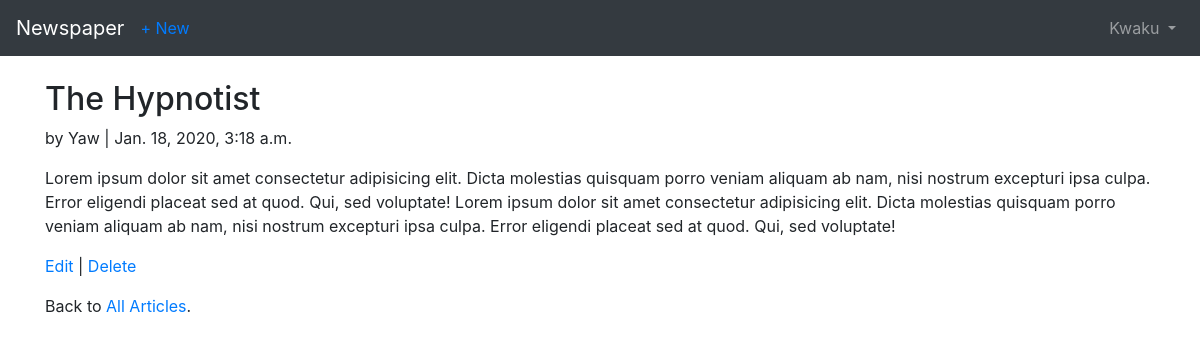
/articles/articles/2/ (signed in), run on the app's committed database.
### users/models.py (models this page shows)
class CustomUser(AbstractUser):
    age = models.PositiveIntegerField(null=True, blank=True)

### articles/models.py (models this page shows, shortened)
class Article(models.Model):
    author = models.ForeignKey(get_user_model(),on_delete=models.CASCADE)
    title = models.CharField(max_length=255)
    body = models.TextField()
    date = models.DateTimeField(auto_now_add=True)

### articles/views.py (the view)
# urls.py: path('articles/<int:pk>/',views.ArticleDetailView.as_view(),name='article_detail'),
class ArticleDetailView(LoginRequiredMixin,DetailView):
    model = Article
    context_object_name = 'article'
    template_name = 'article_detail.html'

### templates/article_detail.html (shortened to what this page needs)
{% extends "base.html" %}
{% block content %}
    <div class="article-entry">
        <h2>{{ object.title }}</h2>
        <p>by {{ object.author }} | {{ object.date }}</p>
        <p>{{ object.body }}</p>
    </div>
    <p>
        <a href="{% url 'article_update' article.pk %}">Edit</a> |
        <a href="{% url 'article_delete' article.pk %}">Delete</a>
    </p>
    <p>Back to <a href="{% url 'article_list' %}">All Articles</a>.</p>
{% endblock content %}

### templates/base.html (shortened to what this page needs)
<!doctype html>
<html lang="en">
  <head>
    <link rel="stylesheet" href="https://stackpath.bootstrapcdn.com/bootstrap/4.4.1/css/bootstrap.min.css">
  </head>
  <body>
    <nav class="navbar navbar-expand-md navbar-dark bg-dark mb-4">
        <a href="{% url 'home' %}" class="navbar-brand">Newspaper</a>
        {% if user.is_authenticated %}
            <ul class="navbar-nav mr-auto">
                <li class="nav-item">
                    <a href="{% url 'article_create' %}">+ New</a>
                </li>
            </ul>
        {% endif %}
        {% if user.is_authenticated %}
        <ul class="navbar-nav ml-auto">
            <li class="nav-item">
                <a class="nav-link dropdown-toggle" href="#" id="userMenu"
                data-toggle="dropdown" aria-haspopup="true" aria-expanded="false">
                    {{ user.username }}
                </a>
            </li>
        </ul>
        {% else %}
        <form class="form-inline ml-auto">
            <a href="{% url 'login' %}" class="btn btn-outline-success my-2 my-sm-0" type="submit">Login</a>
            <a href="{% url 'signup' %}" class="btn btn-outline-primary my-2 my-sm-0 mx-2" type="submit">Sign Up</a>
        </form>
        {% endif %}
    </nav>
    <div class="container">
        {% block content %}
        {% endblock content %}
    </div>
  </body>
</html>

### data on the page
CustomUser: username "Kwaku"
Article: title "The Hypnotist", author "Yaw", date "Jan. 18, 2020, 3:18 a.m.", body "Lorem ipsum dolor sit amet consectetur adipisicing elit. Dicta molestias quisquam porro veniam aliquam ab nam, nisi nostrum excepturi ipsa culpa. Error eligendi placeat sed at quod. Qui, sed voluptate! Lorem ipsum dolor sit amet consectetur adipisicing elit. Dicta molestias quisquam porro veniam aliquam ab nam, nisi nostrum excepturi ipsa culpa. Error eligendi placeat sed at quod. Qui, sed voluptate!"
